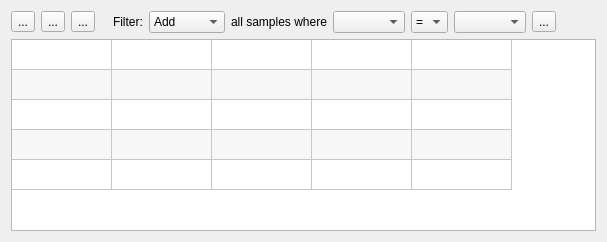
      <widget class="QWidget" name="tabMetadata">
       <attribute name="icon">
        <iconset resource="gui.qrc">
         <normaloff>:/icons/icons/table.png</normaloff>:/icons/icons/table.png</iconset>
       </attribute>
       <attribute name="title">
        <string>Sample metadata</string>
       </attribute>
       <attribute name="toolTip">
        <string>Metadata for each sample</string>
       </attribute>
       <layout class="QVBoxLayout" name="verticalLayout_31">
        <item>
         <layout class="QHBoxLayout" name="horizontalLayout_12">
          <item>
           <widget class="QToolButton" name="tbMetadataAddAll">
            <property name="toolTip">
             <string>Set all samples as active</string>
            </property>
            <property name="statusTip">
             <string>Set all samples as active</string>
            </property>
            <property name="text">
             <string>...</string>
            </property>
            <property name="icon">
             <iconset resource="gui.qrc">
              <normaloff>:/icons/icons/filter_add.png</normaloff>:/icons/icons/filter_add.png</iconset>
            </property>
            <property name="iconSize">
             <size>
              <width>24</width>
              <height>24</height>
             </size>
            </property>
           </widget>
          </item>
          <item>
           <widget class="QToolButton" name="tbMetadataRemoveAll">
            <property name="toolTip">
             <string>Remove all samples from active set</string>
            </property>
            <property name="statusTip">
             <string>Remove all samples from active set</string>
            </property>
            <property name="text">
             <string>...</string>
            </property>
            <property name="icon">
             <iconset resource="gui.qrc">
              <normaloff>:/icons/icons/filter_delete.png</normaloff>:/icons/icons/filter_delete.png</iconset>
            </property>
            <property name="iconSize">
             <size>
              <width>24</width>
              <height>24</height>
             </size>
            </property>
           </widget>
          </item>
          <item>
           <widget class="QToolButton" name="tbMetadataSetSelected">
            <property name="toolTip">
             <string>Set active set to selected samples</string>
            </property>
            <property name="statusTip">
             <string>Set active set to selected samples</string>
            </property>
            <property name="text">
             <string>...</string>
            </property>
            <property name="icon">
             <iconset resource="gui.qrc">
              <normaloff>:/icons/icons/filter_selected.png</normaloff>:/icons/icons/filter_selected.png</iconset>
            </property>
            <property name="iconSize">
             <size>
              <width>24</width>
              <height>24</height>
             </size>
            </property>
           </widget>
          </item>
          <item>
           <spacer name="horizontalSpacer_38">
            <property name="orientation">
             <enum>Qt::Horizontal</enum>
            </property>
            <property name="sizeType">
             <enum>QSizePolicy::Fixed</enum>
            </property>
            <property name="sizeHint" stdset="0">
             <size>
              <width>12</width>
              <height>1</height>
             </size>
            </property>
           </spacer>
          </item>
          <item>
           <widget class="QLabel" name="label_70">
            <property name="text">
             <string>Filter:</string>
            </property>
           </widget>
          </item>
          <item>
           <widget class="QComboBox" name="cboMetadataAddRemove">
            <item>
             <property name="text">
              <string>Add</string>
             </property>
            </item>
            <item>
             <property name="text">
              <string>Remove</string>
             </property>
            </item>
           </widget>
          </item>
          <item>
           <widget class="QLabel" name="label_72">
            <property name="text">
             <string>all samples where</string>
            </property>
           </widget>
          </item>
          <item>
           <widget class="QComboBox" name="cboMetadataField">
            <property name="maximumSize">
             <size>
              <width>300</width>
              <height>16777215</height>
             </size>
            </property>
            <property name="insertPolicy">
             <enum>QComboBox::InsertAlphabetically</enum>
            </property>
            <property name="sizeAdjustPolicy">
             <enum>QComboBox::AdjustToContents</enum>
            </property>
           </widget>
          </item>
          <item>
           <widget class="QComboBox" name="cboMetadataRelationship">
            <property name="currentIndex">
             <number>1</number>
            </property>
            <item>
             <property name="text">
              <string>&lt;</string>
             </property>
            </item>
            <item>
             <property name="text">
              <string>=</string>
             </property>
            </item>
            <item>
             <property name="text">
              <string>&gt;</string>
             </property>
            </item>
           </widget>
          </item>
          <item>
           <widget class="QComboBox" name="cboMetadataValue">
            <property name="maximumSize">
             <size>
              <width>300</width>
              <height>16777215</height>
             </size>
            </property>
            <property name="insertPolicy">
             <enum>QComboBox::InsertAtBottom</enum>
            </property>
            <property name="sizeAdjustPolicy">
             <enum>QComboBox::AdjustToContents</enum>
            </property>
           </widget>
          </item>
          <item>
           <widget class="QToolButton" name="tbMetadataFilter">
            <property name="toolTip">
             <string>Apply filtering criteria</string>
            </property>
            <property name="statusTip">
             <string>Apply filtering criteria</string>
            </property>
            <property name="text">
             <string>...</string>
            </property>
            <property name="icon">
             <iconset resource="gui.qrc">
              <normaloff>:/icons/icons/filter.png</normaloff>:/icons/icons/filter.png</iconset>
            </property>
            <property name="iconSize">
             <size>
              <width>24</width>
              <height>24</height>
             </size>
            </property>
           </widget>
          </item>
          <item>
           <spacer name="horizontalSpacer_39">
            <property name="orientation">
             <enum>Qt::Horizontal</enum>
            </property>
            <property name="sizeHint" stdset="0">
             <size>
              <width>40</width>
              <height>20</height>
             </size>
            </property>
           </spacer>
          </item>
         </layout>
        </item>
        <item>
         <widget class="QTableWidget" name="tableMetadata">
          <property name="sizePolicy">
           <sizepolicy hsizetype="Expanding" vsizetype="Expanding">
            <horstretch>0</horstretch>
            <verstretch>10</verstretch>
           </sizepolicy>
          </property>
          <property name="alternatingRowColors">
           <bool>true</bool>
          </property>
          <property name="selectionMode">
           <enum>QAbstractItemView::MultiSelection</enum>
          </property>
          <property name="selectionBehavior">
           <enum>QAbstractItemView::SelectRows</enum>
          </property>
          <property name="sortingEnabled">
           <bool>true</bool>
          </property>
          <property name="cornerButtonEnabled">
           <bool>true</bool>
          </property>
          <property name="rowCount">
           <number>5</number>
          </property>
          <property name="columnCount">
           <number>5</number>
          </property>
          <attribute name="horizontalHeaderVisible">
           <bool>false</bool>
          </attribute>
          <attribute name="horizontalHeaderCascadingSectionResizes">
           <bool>false</bool>
          </attribute>
          <attribute name="horizontalHeaderDefaultSectionSize">
           <number>100</number>
          </attribute>
          <attribute name="horizontalHeaderShowSortIndicator" stdset="0">
           <bool>true</bool>
          </attribute>
          <attribute name="horizontalHeaderStretchLastSection">
           <bool>false</bool>
          </attribute>
          <attribute name="verticalHeaderVisible">
           <bool>false</bool>
          </attribute>
          <attribute name="verticalHeaderShowSortIndicator" stdset="0">
           <bool>false</bool>
          </attribute>
          <row/>
          <row/>
          <row/>
          <row/>
          <row/>
          <column/>
          <column/>
          <column/>
          <column/>
          <column/>
         </widget>
        </item>
       </layout>
      </widget>
